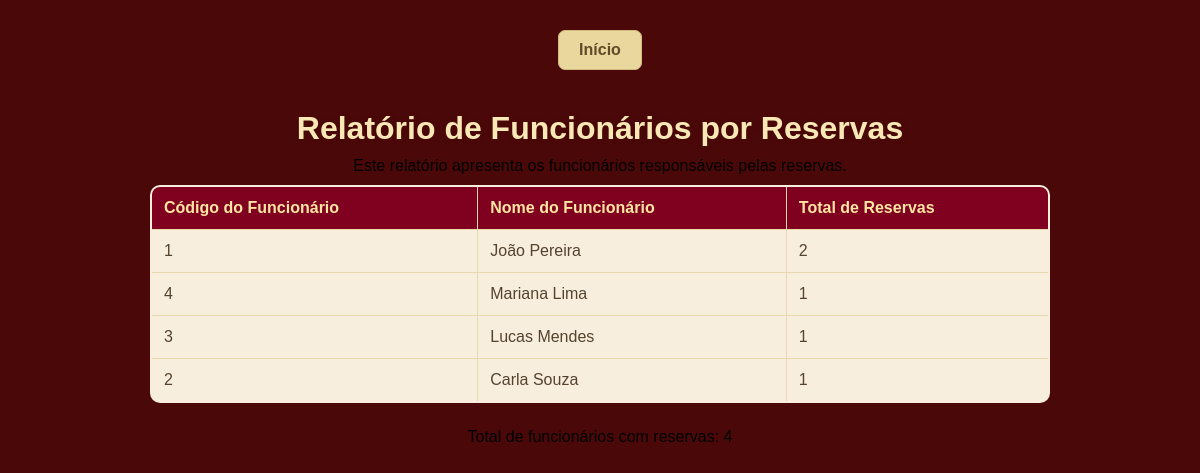
The page /Relatório/reservas_por_funcionario.php on the database its author committed.
### tables this page shows
CREATE TABLE tbFuncionarios (
    codigo_funcionario INT AUTO_INCREMENT,
    nome_funcionario VARCHAR(50) NOT NULL,
    cargo_funcionario VARCHAR(30),
    salario_funcionario DECIMAL(10,2) NOT NULL,
    telefone_funcionario VARCHAR(15),
    CONSTRAINT pk_funcionarios PRIMARY KEY(codigo_funcionario)
);

### Relatório/reservas_por_funcionario.php (the view, shortened to what this page needs)
<?php
    require_once '../conexao.php';
    $sql = $pdo->prepare('SELECT tbFuncionarios.codigo_funcionario, tbFuncionarios.nome_funcionario, COUNT(tbReservas.codigo_reserva) AS total_reservas
                          FROM tbFuncionarios INNER JOIN tbReservas ON tbFuncionarios.codigo_funcionario = tbReservas.funcionario_codigo
                          GROUP BY tbFuncionarios.codigo_funcionario, tbFuncionarios.nome_funcionario
                          ORDER BY total_reservas DESC');
    $sql->execute();
    $reservas = $sql->fetchAll();
?>
<!DOCTYPE html>
<html lang="pt-br">
<head>
    <link rel="stylesheet" href="../style.css">
</head>
<body class="paginas-internas">
    <p><a class="btn btn-inicio" href="../index.php">Início</a></p>
    <h1>Relatório de Funcionários por Reservas</h1>
    <p>Este relatório apresenta os funcionários responsáveis pelas reservas.</p>
    <table>
        <tr>
            <th>Código do Funcionário</th>
            <th>Nome do Funcionário</th>
            <th>Total de Reservas</th>
        </tr>
        <?php foreach ($reservas as $reserva): ?>
            <tr>
                <td><?= htmlspecialchars($reserva['codigo_funcionario']) ?></td>
                <td><?= htmlspecialchars($reserva['nome_funcionario']) ?></td>
                <td><?= htmlspecialchars($reserva['total_reservas']) ?></td>
            </tr>
        <?php endforeach; ?>
    </table>
    <p>Total de funcionários com reservas: <?= count($reservas)?></p>
</body>
</html>

### style.css (style rules this page uses)
body { font-family: Arial, sans-serif; margin: 30px; background-color: #4b0808; background-image: url("FundoNatal.png"); background-size: cover; background-position: center; background-repeat: no-repeat; background-attachment: fixed; color: #55432e; text-align: center; }
h1 { color: #f8e8b5; margin-top: 20px; padding-top: 20px; margin-bottom: 10px; text-shadow: 1px 1px 4px #4b0808; }
table { border-collapse: collapse; width: 100%; max-width: 900px; margin: 5px auto 25px; background-color: rgba(255, 248, 230, 0.96); border: 2px solid #e8d9ad; border-radius: 10px; overflow: hidden; }
th, td { border: 1px solid #e8d9ad; padding: 12px; text-align: left; }
th { background-color: #800020; color: #ffe6a3; }
td { color: #55432e; }
.btn { padding: 10px 20px; border: none; border-radius: 7px; cursor: pointer; font-size: 16px; text-decoration: none; display: inline-block; transition: 0.3s; font-weight: bold; }
.btn-inicio, .btn-novo { background-color: #e9d79e; color: #614c29; border: 1px solid #d2bb7c; }
p { text-align: center; margin: 10px 0; font-size: 16px; color: #000000; }

### rows shown on the page
tbfuncionarios: codigo_funcionario "1", nome_funcionario "João Pereira", total_reservas "2"
tbfuncionarios: codigo_funcionario "4", nome_funcionario "Mariana Lima", total_reservas "1"
tbfuncionarios: codigo_funcionario "3", nome_funcionario "Lucas Mendes", total_reservas "1"
tbfuncionarios: codigo_funcionario "2", nome_funcionario "Carla Souza", total_reservas "1"

### other values the page prints
count($reservas) "4"
